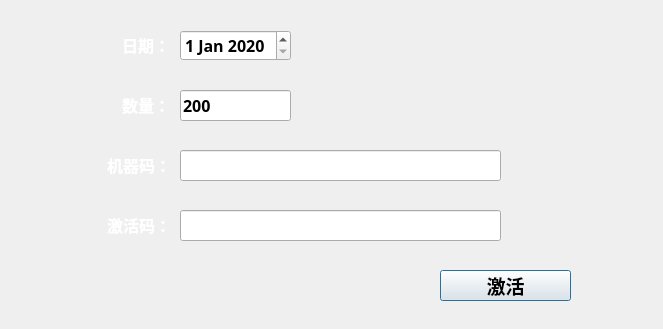
<?xml version="1.0" encoding="UTF-8"?>
<ui version="4.0">
 <class>ActiveProcess</class>
 <widget class="QDialog" name="ActiveProcess">
  <property name="windowModality">
   <enum>Qt::NonModal</enum>
  </property>
  <property name="geometry">
   <rect>
    <x>0</x>
    <y>0</y>
    <width>663</width>
    <height>329</height>
   </rect>
  </property>
  <property name="minimumSize">
   <size>
    <width>663</width>
    <height>329</height>
   </size>
  </property>
  <property name="maximumSize">
   <size>
    <width>663</width>
    <height>329</height>
   </size>
  </property>
  <property name="font">
   <font>
    <family>微软雅黑</family>
    <pointsize>12</pointsize>
   </font>
  </property>
  <property name="windowTitle">
   <string>软件激活页面</string>
  </property>
  <property name="windowIcon">
   <iconset resource="../images/image.qrc">
    <normaloff>:/images/logo.jpg</normaloff>:/images/logo.jpg</iconset>
  </property>
  <property name="styleSheet">
   <string notr="true"/>
  </property>
  <widget class="QLabel" name="label">
   <property name="geometry">
    <rect>
     <x>30</x>
     <y>30</y>
     <width>140</width>
     <height>31</height>
    </rect>
   </property>
   <property name="font">
    <font>
     <family>微软雅黑</family>
     <pointsize>12</pointsize>
     <weight>75</weight>
     <bold>true</bold>
    </font>
   </property>
   <property name="text">
    <string>&lt;html&gt;&lt;head/&gt;&lt;body&gt;&lt;p&gt;&lt;span style=&quot; color:#ffffff;&quot;&gt;日期：&lt;/span&gt;&lt;/p&gt;&lt;/body&gt;&lt;/html&gt;</string>
   </property>
   <property name="alignment">
    <set>Qt::AlignRight|Qt::AlignTrailing|Qt::AlignVCenter</set>
   </property>
  </widget>
  <widget class="QLabel" name="label_2">
   <property name="geometry">
    <rect>
     <x>30</x>
     <y>90</y>
     <width>140</width>
     <height>31</height>
    </rect>
   </property>
   <property name="font">
    <font>
     <family>微软雅黑</family>
     <pointsize>12</pointsize>
     <weight>75</weight>
     <bold>true</bold>
    </font>
   </property>
   <property name="text">
    <string>&lt;html&gt;&lt;head/&gt;&lt;body&gt;&lt;p&gt;&lt;span style=&quot; color:#ffffff;&quot;&gt;数量：&lt;/span&gt;&lt;/p&gt;&lt;/body&gt;&lt;/html&gt;</string>
   </property>
   <property name="alignment">
    <set>Qt::AlignRight|Qt::AlignTrailing|Qt::AlignVCenter</set>
   </property>
  </widget>
  <widget class="QLabel" name="label_3">
   <property name="geometry">
    <rect>
     <x>20</x>
     <y>150</y>
     <width>151</width>
     <height>31</height>
    </rect>
   </property>
   <property name="font">
    <font>
     <family>微软雅黑</family>
     <pointsize>12</pointsize>
     <weight>75</weight>
     <bold>true</bold>
    </font>
   </property>
   <property name="text">
    <string>&lt;html&gt;&lt;head/&gt;&lt;body&gt;&lt;p&gt;&lt;span style=&quot; color:#ffffff;&quot;&gt;机器码：&lt;/span&gt;&lt;/p&gt;&lt;/body&gt;&lt;/html&gt;</string>
   </property>
   <property name="alignment">
    <set>Qt::AlignRight|Qt::AlignTrailing|Qt::AlignVCenter</set>
   </property>
  </widget>
  <widget class="QLabel" name="label_4">
   <property name="geometry">
    <rect>
     <x>20</x>
     <y>210</y>
     <width>151</width>
     <height>31</height>
    </rect>
   </property>
   <property name="font">
    <font>
     <family>微软雅黑</family>
     <pointsize>12</pointsize>
     <weight>75</weight>
     <bold>true</bold>
    </font>
   </property>
   <property name="text">
    <string>&lt;html&gt;&lt;head/&gt;&lt;body&gt;&lt;p&gt;&lt;span style=&quot; color:#ffffff;&quot;&gt;激活码：&lt;/span&gt;&lt;/p&gt;&lt;/body&gt;&lt;/html&gt;</string>
   </property>
   <property name="alignment">
    <set>Qt::AlignRight|Qt::AlignTrailing|Qt::AlignVCenter</set>
   </property>
  </widget>
  <widget class="QLabel" name="label_5">
   <property name="geometry">
    <rect>
     <x>300</x>
     <y>30</y>
     <width>181</width>
     <height>31</height>
    </rect>
   </property>
   <property name="font">
    <font>
     <family>方正姚体</family>
     <pointsize>10</pointsize>
    </font>
   </property>
   <property name="frameShape">
    <enum>QFrame::NoFrame</enum>
   </property>
   <property name="frameShadow">
    <enum>QFrame::Plain</enum>
   </property>
   <property name="text">
    <string/>
   </property>
  </widget>
  <widget class="QLineEdit" name="lineEdit">
   <property name="geometry">
    <rect>
     <x>180</x>
     <y>90</y>
     <width>111</width>
     <height>31</height>
    </rect>
   </property>
   <property name="font">
    <font>
     <family>微软雅黑</family>
     <pointsize>12</pointsize>
     <weight>75</weight>
     <bold>true</bold>
    </font>
   </property>
   <property name="text">
    <string>200</string>
   </property>
  </widget>
  <widget class="QLineEdit" name="lineEdit_2">
   <property name="geometry">
    <rect>
     <x>180</x>
     <y>210</y>
     <width>321</width>
     <height>31</height>
    </rect>
   </property>
   <property name="font">
    <font>
     <family>微软雅黑</family>
     <pointsize>12</pointsize>
     <weight>75</weight>
     <bold>true</bold>
    </font>
   </property>
  </widget>
  <widget class="QDateEdit" name="dateEdit">
   <property name="geometry">
    <rect>
     <x>180</x>
     <y>30</y>
     <width>111</width>
     <height>31</height>
    </rect>
   </property>
   <property name="font">
    <font>
     <family>微软雅黑</family>
     <pointsize>12</pointsize>
     <weight>75</weight>
     <bold>true</bold>
    </font>
   </property>
   <property name="dateTime">
    <datetime>
     <hour>0</hour>
     <minute>0</minute>
     <second>0</second>
     <year>2020</year>
     <month>1</month>
     <day>1</day>
    </datetime>
   </property>
  </widget>
  <widget class="QPushButton" name="pushButton">
   <property name="geometry">
    <rect>
     <x>440</x>
     <y>270</y>
     <width>131</width>
     <height>31</height>
    </rect>
   </property>
   <property name="sizePolicy">
    <sizepolicy hsizetype="Preferred" vsizetype="Fixed">
     <horstretch>0</horstretch>
     <verstretch>0</verstretch>
    </sizepolicy>
   </property>
   <property name="font">
    <font>
     <family>微软雅黑</family>
     <pointsize>14</pointsize>
     <weight>75</weight>
     <bold>true</bold>
    </font>
   </property>
   <property name="text">
    <string>激活</string>
   </property>
  </widget>
  <widget class="QLabel" name="label_7">
   <property name="geometry">
    <rect>
     <x>300</x>
     <y>90</y>
     <width>181</width>
     <height>31</height>
    </rect>
   </property>
   <property name="font">
    <font>
     <family>方正姚体</family>
     <pointsize>10</pointsize>
    </font>
   </property>
   <property name="text">
    <string/>
   </property>
  </widget>
  <widget class="QLabel" name="label_8">
   <property name="geometry">
    <rect>
     <x>510</x>
     <y>210</y>
     <width>101</width>
     <height>31</height>
    </rect>
   </property>
   <property name="minimumSize">
    <size>
     <width>101</width>
     <height>31</height>
    </size>
   </property>
   <property name="font">
    <font>
     <family>方正姚体</family>
     <pointsize>10</pointsize>
    </font>
   </property>
   <property name="styleSheet">
    <string notr="true">QDialogt#Active{background-image: url(:/images/im.png);}</string>
   </property>
   <property name="frameShape">
    <enum>QFrame::NoFrame</enum>
   </property>
   <property name="frameShadow">
    <enum>QFrame::Plain</enum>
   </property>
   <property name="text">
    <string/>
   </property>
  </widget>
  <widget class="QLineEdit" name="label_6">
   <property name="geometry">
    <rect>
     <x>180</x>
     <y>150</y>
     <width>321</width>
     <height>31</height>
    </rect>
   </property>
  </widget>
 </widget>
 <resources>
  <include location="../images/image.qrc"/>
 </resources>
 <connections/>
</ui>
